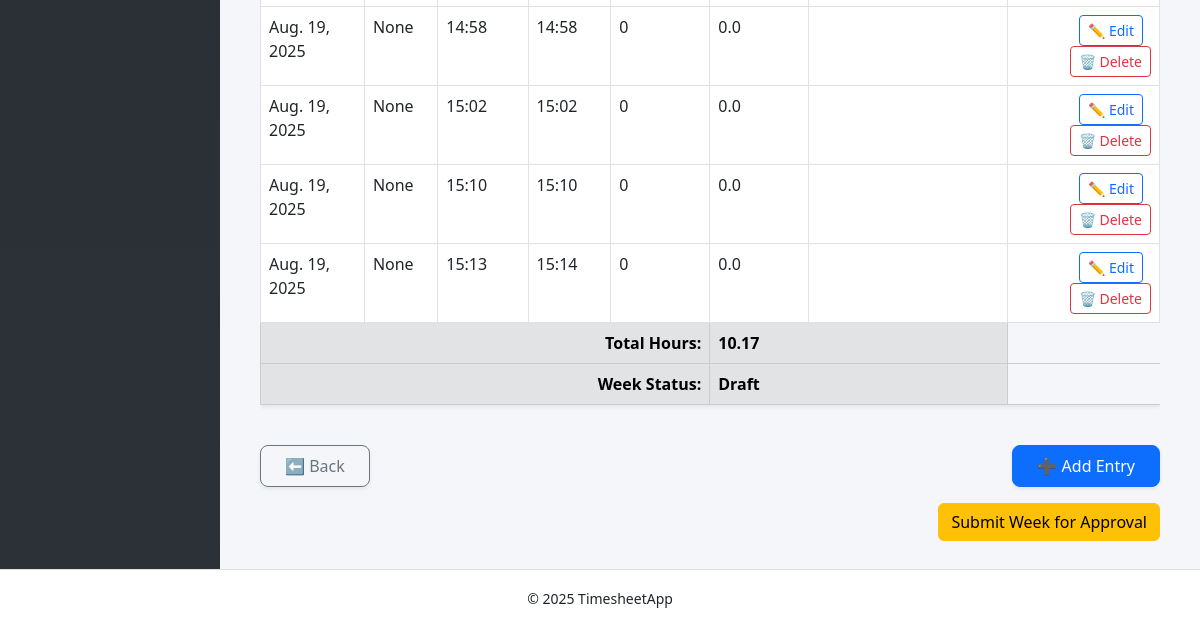
The app's page /employee/timesheet/ (signed in, lower part), older data.
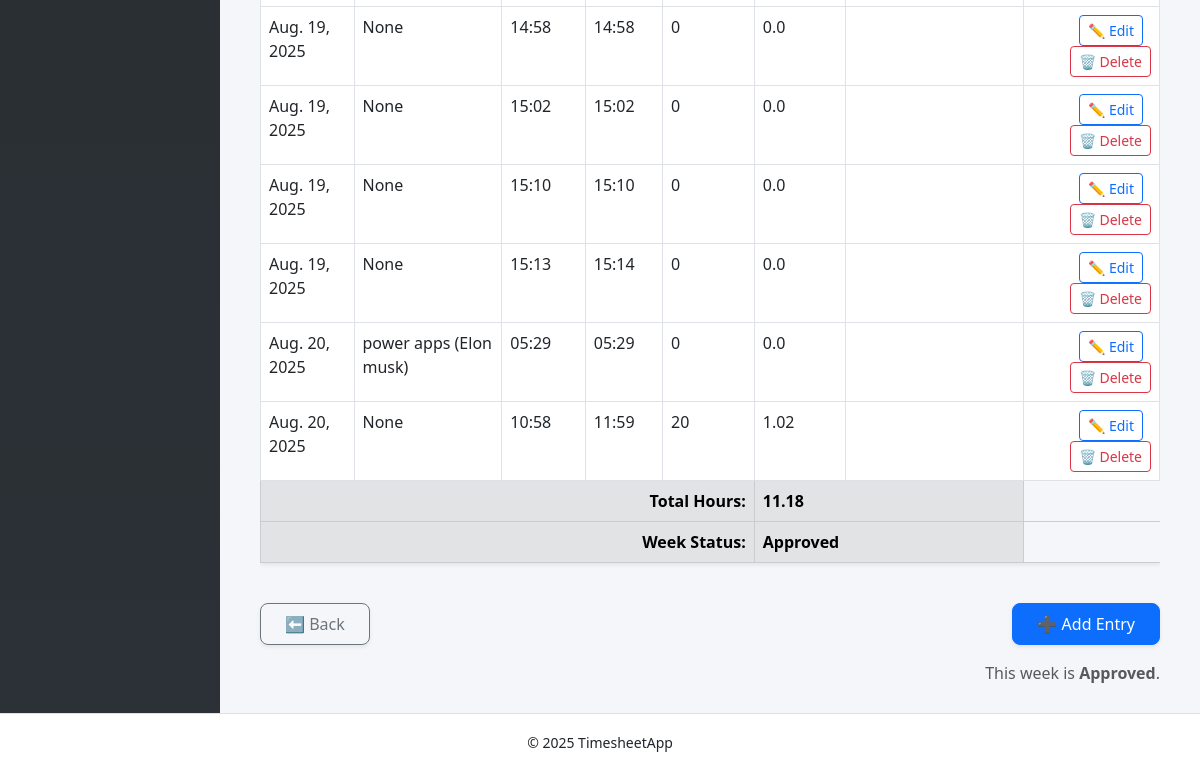
The same page, newer data.
### timesheet_app/models.py (models this page shows, shortened)
class TimesheetEntry(models.Model):
    user = models.ForeignKey(settings.AUTH_USER_MODEL, on_delete=models.CASCADE)
    project = models.ForeignKey(Project, on_delete=models.PROTECT, null=True, blank=True)
    work_date = models.DateField(null=False, blank=False)
    start_time = models.DateTimeField(null=True, blank=True)
    end_time = models.DateTimeField(null=True, blank=True)
    break_minutes = models.PositiveIntegerField(default=0)
    duration_minutes = models.PositiveIntegerField(default=0, editable=False)
    billable = models.BooleanField(default=True)
    notes = models.TextField(blank=True)
    created_at = models.DateTimeField(auto_now_add=True)
    updated_at = models.DateTimeField(auto_now=True)
    class Meta:
        indexes = [
            models.Index(fields=["user", "work_date"]),
            models.Index(fields=["project", "work_date"]),
        ]
        ordering = ["work_date", "start_time"]

class WeekSummary(models.Model):
    user = models.ForeignKey(settings.AUTH_USER_MODEL, on_delete=models.CASCADE)
    week_start = models.DateField(help_text="Monday date of the week")
    status = models.CharField(max_length=12, choices=STATUS_CHOICES, default=STATUS_DRAFT)
    approver = models.ForeignKey(
        settings.AUTH_USER_MODEL,
        on_delete=models.SET_NULL,
        related_name="approved_weeks",
        null=True,
        blank=True
    )
    submitted_at = models.DateTimeField(null=True, blank=True)
    approved_at = models.DateTimeField(null=True, blank=True)
    audit_note = models.TextField(blank=True)
    manager_comment = models.TextField(blank=True, null=True)
    class Meta:
        unique_together = ("user", "week_start")

class Project(models.Model):
    name = models.CharField(max_length=120)
    client = models.CharField(max_length=120)
    billable_default = models.BooleanField(default=True)
    active = models.BooleanField(default=True)
    created_at = models.DateTimeField(auto_now_add=True)
    updated_at = models.DateTimeField(auto_now=True)
    class Meta:
        indexes = [
            models.Index(fields=["active"]),
        ]
    def __str__(self):
        return f"{self.name} ({self.client})"

### timesheet_app/views.py (the view)
# urls.py: path("employee/timesheet/", my_timesheet, name="my_timesheet"),
@role_required("employee")
@login_required
def my_timesheet(request):
    week_start, week_end = get_current_week_bounds()
    entries = TimesheetEntry.objects.filter(
        user=request.user,
        work_date__range=(week_start, week_end)
    ).order_by("work_date", "start_time")
    week_summary, _ = WeekSummary.objects.get_or_create(
        user=request.user, week_start=week_start, defaults={"status": STATUS_DRAFT}
    )
    for e in entries:
        if e.duration_minutes is not None:
            e.hours = round(e.duration_minutes / 60.0, 2)
        elif e.start_time and e.end_time:
            delta = e.end_time - e.start_time
            e.hours = round(delta.total_seconds() / 3600, 2)
        else:
            e.hours = 0
    total_minutes = entries.aggregate(total_minutes=Coalesce(Sum("duration_minutes"), 0))["total_minutes"]
    total_hours = round(total_minutes / 60.0, 2)
    context = {
        "entries": entries,
        "week_start": week_start,
        "week_end": week_end,
        "total_hours": total_hours,
        "week_status": week_summary.status,
    }
    return render(request, "dashboard/employee_mytimesheet.html", context)

### timesheet_app/utils.py (called while the page is built)
def get_current_week_bounds(today=None):
    if today is None:
        today = timezone.localdate()
    monday = today - timedelta(days=today.weekday())   # 0 = Monday
    sunday = monday + timedelta(days=6)
    return monday, sunday

### timesheet_app/templates/dashboard/employee_mytimesheet.html (shortened to what this page needs)
{% extends "base.html" %}
{% load static %}
{% block content %}
<div class="container mt-5">
    <div class="table-responsive">
        <table class="table table-bordered table-hover shadow-sm">
            <tbody>
                {% for entry in entries %}
                    <tr>
                        <td>{{ entry.work_date }}</td>
                        <td>{{ entry.project }}</td>
                        <td>{{ entry.start_time|time:"H:i" }}</td>
                        <td>{{ entry.end_time|time:"H:i" }}</td>
                        <td>{{ entry.break_minutes }}</td>
                        <td>{{ entry.hours }}</td>
                        <td>{{ entry.notes }}</td>
                        <td class="text-end">
                            <a href="{% url 'edit_time_entry' entry.id %}" class="btn btn-sm btn-outline-primary me-2">✏️ Edit</a>
                            <form method="post" action="{% url 'delete_time_entry' entry.id %}" style="display:inline">
                                <button type="submit" class="btn btn-sm btn-outline-danger">🗑 Delete</button>
                            </form>
                        </td>
                    </tr>
                {% empty %}
                    <tr>
                        <td colspan="7" class="text-center">No time entries yet for this week.</td>
                    </tr>
                {% endfor %}
            </tbody>
            <tfoot>
                <tr class="table-secondary">
                    <th colspan="5" class="text-end">Total Hours:</th>
                    <th colspan="2">
                        {{ total_hours }}
                    </th>
                </tr>
                <tr class="table-secondary">
                    <th colspan="5" class="text-end">Week Status:</th>
                    <th colspan="2">
                        {{ week_status|capfirst }}
                    </th>
                </tr>
            </tfoot>
        </table>
    </div>
    <div class="mt-4 d-flex justify-content-between">
        <a href="{% url 'employee_dashboard' %}" class="btn btn-outline-secondary px-4 py-2 rounded-3 shadow-sm hover-scale">⬅ Back</a>
        <a href="{% url 'add_time_entry' %}" class="btn btn-primary px-4 py-2 rounded-3 shadow-sm hover-scale">➕ Add Entry</a>
    </div>
    <div class="mt-3 d-flex justify-content-end">
        {% if week_status == 'draft' %}
        <form method="post" action="{% url 'submit_week' %}">
            <button type="submit" class="btn btn-warning">Submit Week for Approval</button>
        </form>
        {% else %}
            <div class="text-muted">This week is <strong>{{ week_status|capfirst }}</strong>.</div>
        {% endif %}
    </div>
</div>
{% endblock %}

Row changes from the older to the newer data that the page shows:
added TimesheetEntry: work_date "Aug. 20, 2025", project "power apps (Elon musk)", start_time "05:29", end_time "05:29", break_minutes "0", hours "0.0"
added TimesheetEntry: work_date "Aug. 20, 2025", project "None", start_time "10:58", end_time "11:59", break_minutes "20", hours "1.02"
changed WeekSummary: status "Draft" → "Approved"; status (not shown) → "Approved"
Text that changed along with them:
{{ total_hours }}: "10.17" → "11.18"
text no longer shown: "Submit Week for Approval"
text now shown: "This week is ."
